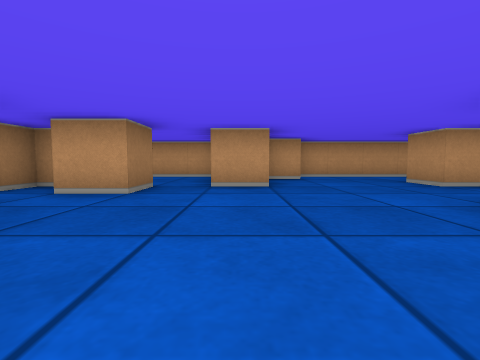
view 1 (above)

21 first-person views from a walk through a cub3D ray-caster map. The camera is about half as high as the walls, tilts 4° down and sees 85° across. The floor is counted in squares. Each view is taken from the middle of a square. On the plan, view 1 faces up. The plan holds only what a view shows up to about 9 squares ahead; the rest is blank.

view 2
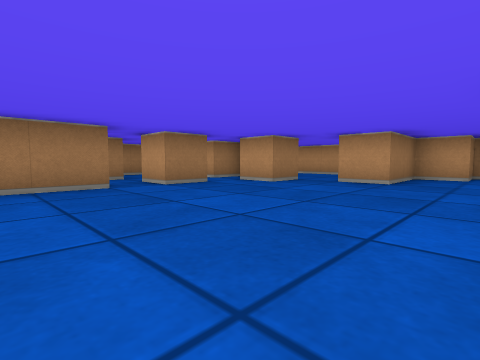

view 3
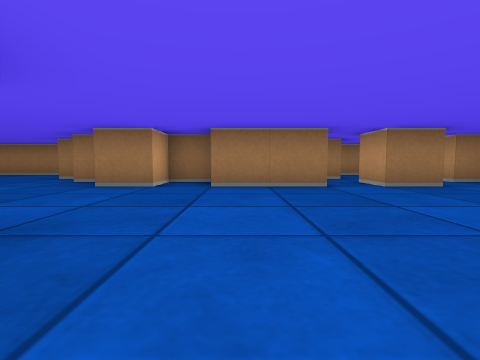

view 4
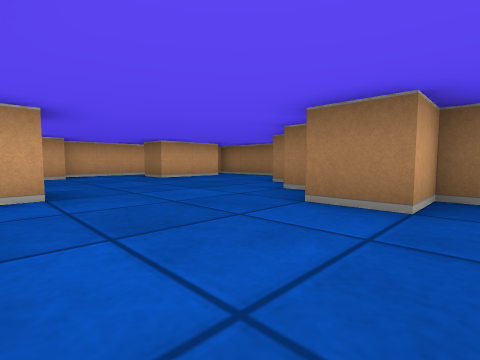

view 5
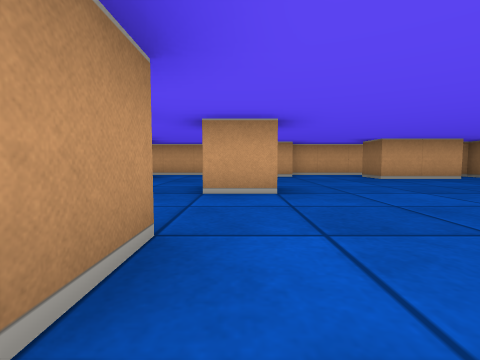

view 6
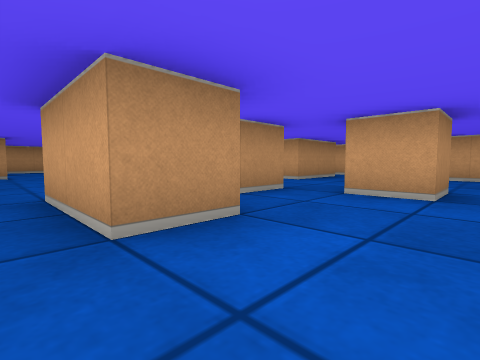

view 7
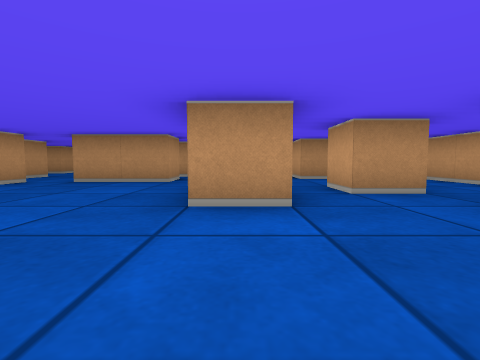

view 8
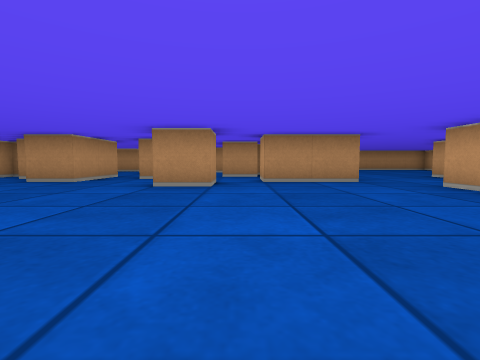

view 9
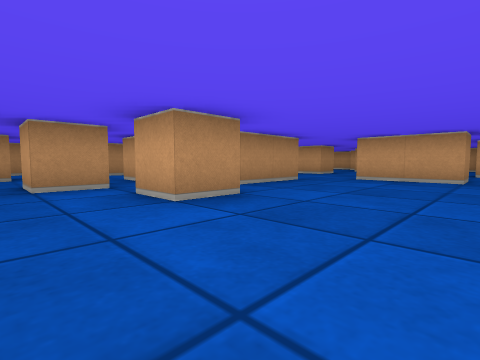

view 10
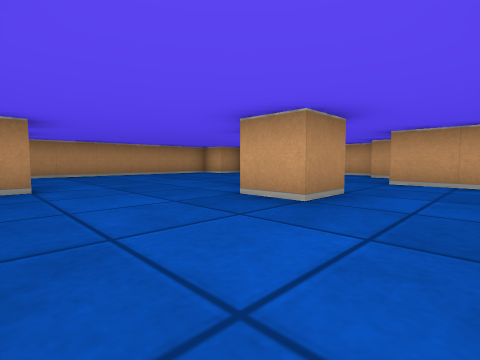

view 11
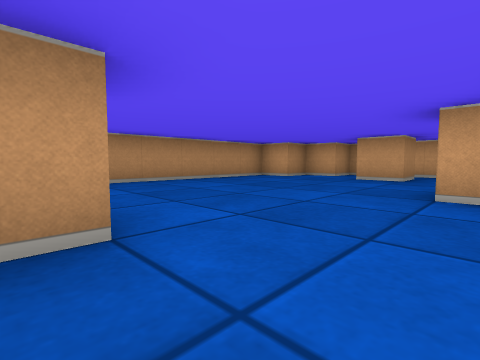

view 12
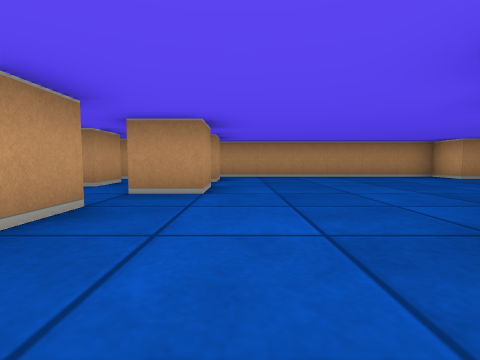

view 13
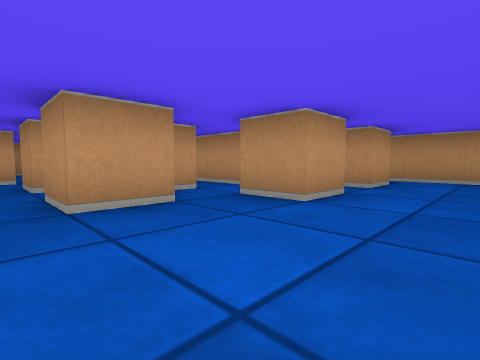

view 14
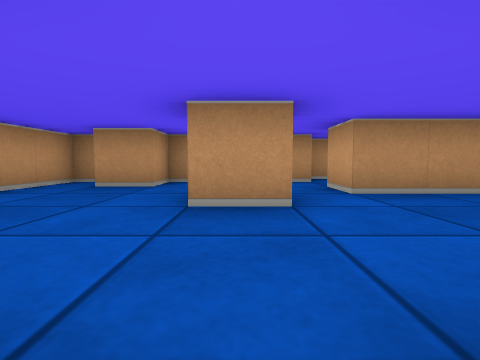

view 15
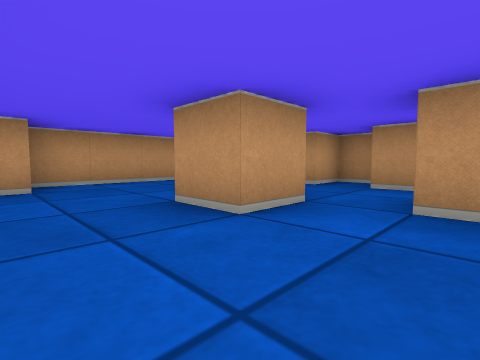

view 16
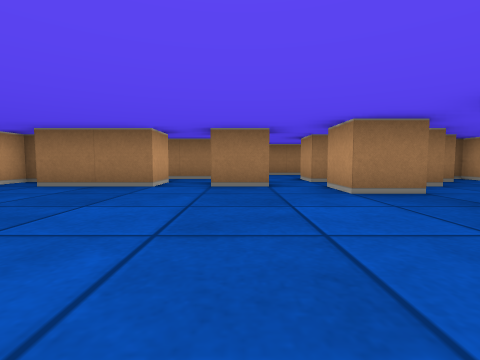

view 17
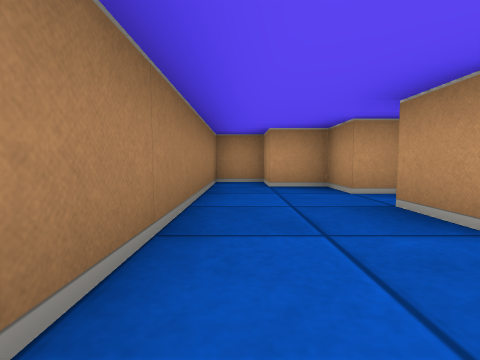

view 18
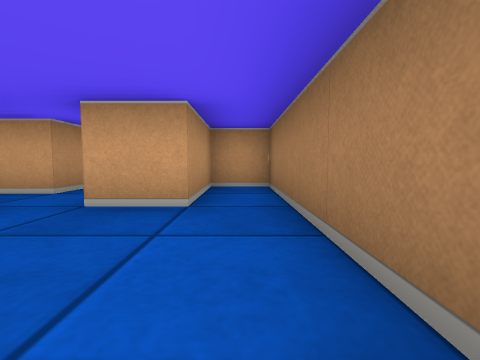

view 19
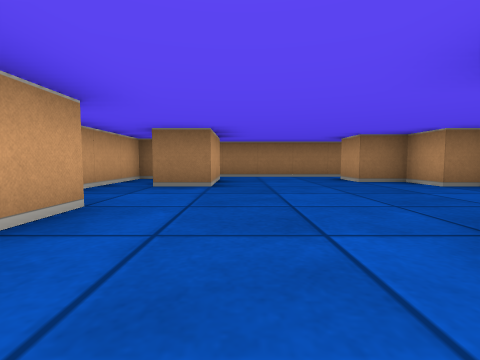

view 20
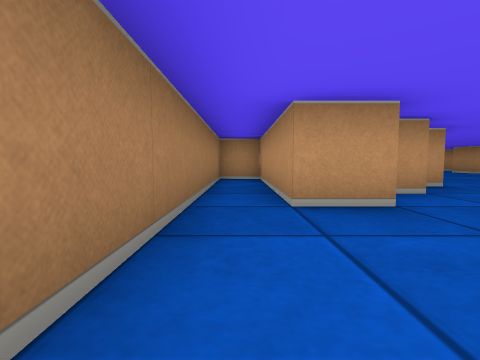

view 21
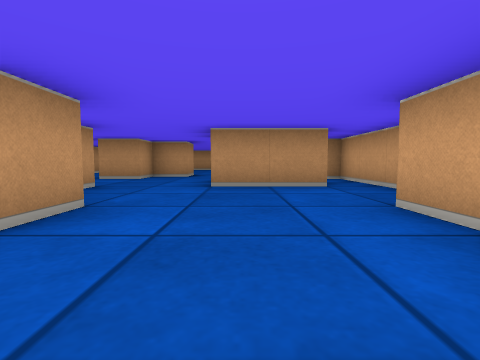

### Floor plan
Key: @ floor where view 1 was taken; # wall or solid block; . floor.
Columns run from 7 left of view 1 to 12 right of it. Each row starts with its distance up from view 1.
  8 ###################
  7 #.##...##...##....#
  6 #..#...#....#....##
  5 #..###.#...##.....##
  4 #..#.#.........#...#
  3 #...........#.....##
  2 #...#.....#.....#..#
  1 #.#..........#..#
  0 ###.#..@...#.##.#.#
 -1 #####......#.#...
 -2 #.##...........#.#.#
 -3 #.###...##.........#
 -4 #.##...............#
 -5 #.#......#..##.....#
 -6 #......#.....#.....#
 -7 #..................#
 -8 #.........##.......#
 -9 ####......#....#..##
-10 ##....##....#....##
-11  #################

Positions as (right, up) in squares from view 1, and headings:
1: (0, 0), facing up
2: (2, -1), facing up-left
3: (2, -1), facing left
4: (0, -2), facing down-left
5: (0, -2), facing down
6: (-1, -2), facing down-right
7: (-2, -3), facing right
8: (-2, 1), facing right
9: (0, 4), facing down-right
10: (3, -2), facing down-right
11: (6, -2), facing down-right
12: (4, -3), facing right
13: (5, -4), facing up-right
14: (5, 4), facing right
15: (6, 2), facing up-right
16: (2, 2), facing left
17: (-6, 2), facing up
18: (-6, 4), facing down
19: (1, -8), facing left
20: (-6, -8), facing up
21: (-2, -8), facing right
